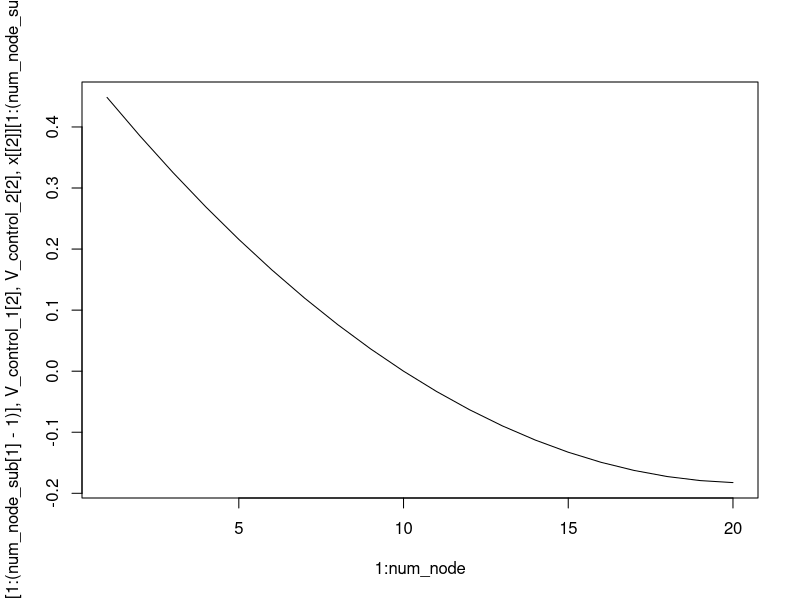

R code for this plot:
### Decentralized optimization using ADMM, full constraint relaxation with appropriate prices, bi-section splitting method
## DC Power Flow Assumption, ignoring reactive power flow

## merit order curve of residual load creation
moc_create <- function(bid_demand, bid_supply, M){
  moc_rl <- matrix(ncol = 4, nrow = 2 * (nrow(bid_demand) + nrow(bid_supply) - 3))
  price_demand_ID <- 1
  price_supply_ID <- 1
  
  price_rl_ID <- 1
  moc_rl[price_rl_ID, 1] <- -M
  moc_rl[price_rl_ID, 2] <- -sum(bid_demand[, 2])
  while(price_rl_ID < nrow(moc_rl) - 1){
    price_rl_ID <- price_rl_ID + 1
    if(bid_demand[price_demand_ID + 1, 1] <= bid_supply[price_supply_ID + 1, 1]){
      price_demand_ID <- price_demand_ID + (price_demand_ID < nrow(bid_demand) - 1)
      moc_rl[price_rl_ID, 1] <- bid_demand[price_demand_ID, 1]
      moc_rl[price_rl_ID, 2] <- moc_rl[price_rl_ID - 1, 2]
      
      price_rl_ID <- price_rl_ID + 1
      moc_rl[price_rl_ID, 1] <- bid_demand[price_demand_ID, 1]
      moc_rl[price_rl_ID, 2] <- moc_rl[price_rl_ID - 1, 2] + bid_demand[price_demand_ID, 2]
    }else{
      price_supply_ID <- price_supply_ID + (price_supply_ID < nrow(bid_supply) - 1)
      moc_rl[price_rl_ID, 1] <- bid_supply[price_supply_ID, 1]
      moc_rl[price_rl_ID, 2] <- moc_rl[price_rl_ID - 1, 2]
      
      price_rl_ID <- price_rl_ID + 1
      moc_rl[price_rl_ID, 1] <- bid_supply[price_supply_ID, 1]
      moc_rl[price_rl_ID, 2] <- moc_rl[price_rl_ID - 1, 2] + bid_supply[price_supply_ID, 2] 
    }
  }
  moc_rl[nrow(moc_rl), 1] <- M
  moc_rl[nrow(moc_rl), 2] <- sum(bid_supply[, 2])
  
  ### Calculate objective
  moc_rl[1, 3] <- -sum(bid_demand[, 1] * bid_demand[, 2])
  for(row_iter in 2:nrow(moc_rl)){
    moc_rl[row_iter, 3] <- moc_rl[row_iter - 1, 3] + moc_rl[row_iter - 1, 1] * (moc_rl[row_iter, 2] - moc_rl[row_iter - 1, 2])
  }
  
  return(moc_rl)
}

### Network Parameters
num_node <- 20
num_line <- num_node - 1
z_img <- 1 / num_line
Cond = diag(rep(1 / z_img, num_line))
V_limit <- pi / 6
I_limit <- 1.2

## Topology of the network
Topology = matrix(nrow = num_line, ncol = 2)
colnames(Topology) = c("From", "To")

for(i in 1:nrow(Topology)){
  Topology[i, ] = c(i, i+1)
}

# Topology in form of Node * Line
NL = matrix(0, ncol = num_node, nrow = num_line)
for(i in 1:num_line){
  NL[i, Topology[i, 1]] = 1
  NL[i, Topology[i, 2]] = -1
}

# ## Equivalent Admittance Matrix
# ## Using inverse matrix is dangerous!!
# Y_eq <- t(NL) %*% Cond %*% NL
# Z_eq <- solve(Y_eq[2:num_node, 2:num_node])

## Split Matrix
num_node_sub <- rep(num_node / 2, 2)
num_line_sub <- c((num_line - 1) / 2, (num_line - 1) / 2)
num_variable <- 2 * num_node_sub + num_line_sub
num_constraints <- num_node_sub + num_line_sub
start_node <- c(0, num_node / 2)
start_line <- c(0, (num_line - 1) / 2 + 1)
A <- list()
green_V <- list()
green_I <- list()
boundary_0 <- list()
for(matrix_iter in 1:2){
  A[[matrix_iter]] <- matrix(0, nrow = num_constraints[matrix_iter], ncol = num_variable[matrix_iter])
  
  # Power Balance Equation
  # S - t(NL) %*% I = 0 
  A[[matrix_iter]][1:num_node_sub[matrix_iter], num_node_sub[matrix_iter] + 1:num_node_sub[matrix_iter]] <- diag(rep(1, num_node_sub[matrix_iter]))
  for(line_iter in 1:num_line_sub[matrix_iter]){
    line_ID <- start_line[matrix_iter] + line_iter
    from_ID <- Topology[line_ID, 1] - start_node[matrix_iter]
    to_ID <- Topology[line_ID, 2] - start_node[matrix_iter]
    
    A[[matrix_iter]][from_ID, 2 * num_node_sub[matrix_iter] + line_iter] <- -1
    if(to_ID <= num_node_sub[matrix_iter]){
      A[[matrix_iter]][to_ID, 2 * num_node_sub[matrix_iter] + line_iter] <- 1
    }
  }
  constraint_now <- num_node_sub[matrix_iter]
  
  # Line Current Equation
  # Y_l %*% NL %*% V - I = 0
  for(line_iter in 1:num_line_sub[matrix_iter]){
    line_ID <- start_line[matrix_iter] + line_iter
    from_ID <- Topology[line_ID, 1] - start_node[matrix_iter]
    to_ID <- Topology[line_ID, 2] - start_node[matrix_iter]    
    
    A[[matrix_iter]][constraint_now + line_iter, from_ID] <- Cond[line_ID, line_ID]
    if(to_ID <= num_node_sub[matrix_iter]){
      A[[matrix_iter]][constraint_now + line_iter, to_ID] <- -Cond[line_ID, line_ID]
    }
    A[[matrix_iter]][constraint_now + line_iter, 2 * num_node_sub[matrix_iter] + line_iter] <- -1
  }
  constraint_now <- num_node_sub[matrix_iter] + num_line_sub[matrix_iter]
  
  # Dirchlet boundary conditions
  if(matrix_iter == 1){
    A[[matrix_iter]] <- A[[matrix_iter]][, -num_node_sub[matrix_iter]]
  }else{
    A[[matrix_iter]] <- A[[matrix_iter]][, 2:ncol(A[[matrix_iter]])]
  }
  
  # boundary vector
  boundary_0[[matrix_iter]] <- rep(0, constraint_now)  
  
  # Green function for voltage and line current
  free_node <- num_node_sub[matrix_iter] - 1
  green_V[[matrix_iter]] <- matrix(0, nrow = free_node, ncol = free_node)
  green_I[[matrix_iter]] <- matrix(0, nrow = free_node, ncol = free_node)
  z_cum <- cumsum(1 / diag(Cond)[start_line[matrix_iter] + 1:num_line_sub[matrix_iter]])
  z_cum <- c(0, z_cum)

  if(matrix_iter < 2){
    for(node_iter_1 in 1:free_node){
      z_L <- z_cum[node_iter_1]
      z_R <- max(z_cum) - z_L
      dV <- z_R

      for(node_iter_2 in 1:free_node){
        if(node_iter_2 <= node_iter_1){
          green_V[[matrix_iter]][node_iter_2, node_iter_1] <- dV
        }else{
          z_L_temp <- z_cum[node_iter_2]
          z_R_temp <- max(z_cum) - z_L_temp
          green_V[[matrix_iter]][node_iter_2, node_iter_1] <- dV * z_R_temp / z_R
        }
      }

      for(line_iter in node_iter_1:(start_line[matrix_iter] + num_line_sub[matrix_iter])){
        green_I[[matrix_iter]][line_iter, node_iter_1] <- 1
      }

      # Dirchlet BC case (keep for future)
      # z_L <- z_cum[node_iter_1]
      # z_R <- z_cum[num_line_sub[matrix_iter]] - z_L
      # dV <- 1 / (1 / z_L + 1 / z_R)
      #
      # for(node_iter_2 in 1:free_node){
      #   z_L_temp <- z_cum[node_iter_2]
      #   if(node_iter_2 <= node_iter_1){
      #     green_V[[matrix_iter]][node_iter_2, node_iter_1] <- dV * z_L_temp / z_L
      #   }else{
      #     z_R_temp <- z_cum[num_line_sub[matrix_iter]] - z_L_temp
      #     green_V[[matrix_iter]][node_iter_2, node_iter_1] <- dV * z_R_temp / z_R
      #   }
      # }
      #
      # for(line_iter in 1:nrow(green_I[[matrix_iter]])){
      #   if(line_iter <= node_iter_1){
      #     green_I[[matrix_iter]][line_iter, node_iter_1] <- -dV / z_L
      #   }else{
      #     green_I[[matrix_iter]][line_iter, node_iter_1] <- dV / z_R
      #   }
      # }
    }
  }else{
    for(node_iter_1 in 1:free_node){
      z_L <- z_cum[node_iter_1 + 1]
      dV <- z_L

      for(node_iter_2 in 1:free_node){
        if(node_iter_2 <= node_iter_1){
          z_L_temp <- z_cum[node_iter_2 + 1]
          green_V[[matrix_iter]][node_iter_2, node_iter_1] <- dV * z_L_temp / z_L
        }else{
          green_V[[matrix_iter]][node_iter_2, node_iter_1] <- dV
        }
      }

      for(line_iter in 1:node_iter_1){
        green_I[[matrix_iter]][line_iter, node_iter_1] <- -1
      }
    }
  }
}
num_variable <- num_variable - 1

### Market Parameters and Cost Functions
price_limit <- c(-500, 3000)

## Cost functions for V and I
# Assign appropriate price to constraints
big_num <- 1E16
cost_coeff_V <- rep(0, 2)
cost_coeff_I <- rep(0, 2)
for(matrix_iter in 1:2){
  for(node_iter_1 in 1:ncol(green_V[[matrix_iter]])){
    # Exchange with boundary
    green_I_temp <- green_I[[matrix_iter]][, node_iter_1]
    green_I_temp <- green_I_temp + big_num * (green_I_temp == 0)
    cost_coeff_V[matrix_iter] <- max(cost_coeff_V[matrix_iter], max(1 / abs(green_V[[matrix_iter]][, node_iter_1])))
    cost_coeff_I[matrix_iter] <- max(cost_coeff_I[matrix_iter], max(1 / abs(green_I_temp)))
    
    # Between nodes
    if(node_iter_1 < ncol(green_V[[matrix_iter]])){
      for(node_iter_2 in (node_iter_1 + 1):ncol(green_V[[matrix_iter]])){
        green_V_temp <- green_V[[matrix_iter]][, node_iter_1] - green_V[[matrix_iter]][, node_iter_2]
        green_V_temp <- green_V_temp + big_num * (green_V_temp == 0)
        green_I_temp <- green_I[[matrix_iter]][, node_iter_1] - green_I[[matrix_iter]][, node_iter_2]
        green_I_temp <- green_I_temp + big_num * (green_I_temp == 0)
        
        cost_coeff_V[matrix_iter] <- max(cost_coeff_V[matrix_iter], max(1 / abs(green_V_temp)))
        cost_coeff_I[matrix_iter] <- max(cost_coeff_I[matrix_iter], max(1 / abs(green_I_temp)))        
      }
    }
  }
}

bid_demand_V <- list()
bid_supply_V <- list()
bid_demand_I <- list()
bid_supply_I <- list()
cost_V <- list()
cost_I <- list()
for(matrix_iter in 1:2){
  bid_demand_V[[matrix_iter]] <- matrix(ncol = 2, nrow = 4)
  bid_demand_V[[matrix_iter]][1, ] <- c(-big_num, 0)
  bid_demand_V[[matrix_iter]][2, ] <- c(-diff(price_limit) * cost_coeff_V[matrix_iter], 1000)
  bid_demand_V[[matrix_iter]][3, ] <- c(0, V_limit)
  bid_demand_V[[matrix_iter]][4, ] <- c(big_num, 0)
  
  bid_supply_V[[matrix_iter]] <- matrix(ncol = 2, nrow = 4)
  bid_supply_V[[matrix_iter]][1, ] <- c(-big_num, 0)
  bid_supply_V[[matrix_iter]][2, ] <- c(0, V_limit)
  bid_supply_V[[matrix_iter]][3, ] <- c(diff(price_limit) * cost_coeff_V[matrix_iter], 1000)
  bid_supply_V[[matrix_iter]][4, ] <- c(big_num, 0)  
  
  cost_V[[matrix_iter]] <- moc_create(bid_demand_V[[matrix_iter]], bid_supply_V[[matrix_iter]], big_num)
  
  bid_demand_I[[matrix_iter]] <- matrix(ncol = 2, nrow = 4)
  bid_demand_I[[matrix_iter]][1, ] <- c(-big_num, 0)
  bid_demand_I[[matrix_iter]][2, ] <- c(-diff(price_limit) * cost_coeff_I[matrix_iter], 1000)
  bid_demand_I[[matrix_iter]][3, ] <- c(0, I_limit)
  bid_demand_I[[matrix_iter]][4, ] <- c(big_num, 0)
  
  bid_supply_I[[matrix_iter]] <- matrix(ncol = 2, nrow = 4)
  bid_supply_I[[matrix_iter]][1, ] <- c(-big_num, 0)
  bid_supply_I[[matrix_iter]][2, ] <- c(0, I_limit)
  bid_supply_I[[matrix_iter]][3, ] <- c(diff(price_limit) * cost_coeff_I[matrix_iter], 1000)
  bid_supply_I[[matrix_iter]][4, ] <- c(big_num, 0)    
  
  cost_I[[matrix_iter]] <- moc_create(bid_demand_I[[matrix_iter]], bid_supply_I[[matrix_iter]], big_num)
}

# Cost functions for S
num_price <- 10
bid_demand <- list()
bid_supply <- list()
moc_rl <- list()
bid_demand[[1]] <- matrix(0, ncol = 2, nrow = 3)
bid_demand[[1]][1, ] <- c(-big_num, 0)
bid_demand[[1]][2, ] <- c(price_limit[1], 1000)
bid_demand[[1]][3, ] <- c(big_num, 0)
bid_supply[[1]] <- matrix(0, ncol = 2, nrow = 4)
bid_supply[[1]][1, ] <- c(-big_num, 0)
bid_supply[[1]][2, ] <- c(0, 2)
bid_supply[[1]][3, ] <- c(price_limit[2], 1000)
bid_supply[[1]][4, ] <- c(big_num, 0)
moc_rl[[1]] <- moc_create(bid_demand[[1]], bid_supply[[1]], big_num)

for(node_iter in 2:num_node){
  bid_demand[[node_iter]] <- matrix(0, ncol = 2, nrow = num_price + 3)
  bid_demand[[node_iter]][1, ] <- c(-big_num, 0)
  bid_demand[[node_iter]][2, ] <- c(price_limit[1], 1000)
  for(price_iter in 1:num_price){
    bid_demand[[node_iter]][price_iter + 2, ] <- c(price_iter, 2 / (num_node - 1) / num_price)
  }
  bid_demand[[node_iter]][num_price + 3, ] <- c(big_num, 0)
  
  bid_supply[[node_iter]] <- matrix(0, ncol = 2, nrow = 3)
  bid_supply[[node_iter]][1, ] <- c(-big_num, 0)
  bid_supply[[node_iter]][2, ] <- c(price_limit[2], 1000)
  bid_supply[[node_iter]][3, ] <- c(big_num, 0)
  
  moc_rl[[node_iter]] <- moc_create(bid_demand[[node_iter]], bid_supply[[node_iter]], big_num)
}

# Group cost functions
cost_x <- list()
for(matrix_iter in 1:2){
  cost_x_temp <- list()
  
  var_ID <- 1
  for(node_iter in 2:num_node_sub[matrix_iter]){
    cost_x_temp[[var_ID]] <- cost_V[[matrix_iter]]
    var_ID <- var_ID + 1
  }
  for(node_iter in 1:num_node_sub[matrix_iter]){
    node_ID <- start_node[matrix_iter] + node_iter
    cost_x_temp[[var_ID]] <- moc_rl[[node_ID]]
    var_ID <- var_ID + 1
  }
  for(line_iter in 1:num_line_sub[matrix_iter]){
    cost_x_temp[[var_ID]] <- cost_I[[matrix_iter]]
    var_ID <- var_ID + 1
  }  
  
  cost_x[[matrix_iter]] <- cost_x_temp
}

### Main optimization process
control_node_ID <- num_node / 2 + 0:1
rho <- 100
tol_error <- 1E-8
tol_root <- 1E-4
sensitivity_x <- list()
for(matrix_iter in 1:2){
  sensitivity_x[[matrix_iter]] <- rep(0, num_variable[matrix_iter])
  for(var_iter in 1:num_variable[matrix_iter]){
    sensitivity_x[[matrix_iter]][var_iter] <- t(A[[matrix_iter]][, var_iter]) %*% A[[matrix_iter]][, var_iter]
  }
}
## Calculate default price gap
for(matrix_iter in 1:2){
  for(var_iter in 1:num_variable[matrix_iter]){
    cost_x[[matrix_iter]][[var_iter]][, 4] <- cost_x[[matrix_iter]][[var_iter]][, 1] / rho + as.vector(sensitivity_x[[matrix_iter]][var_iter] * cost_x[[matrix_iter]][[var_iter]][, 2])
  }  
}
x <- list()
u <- list()
price_margin <- list()
V_control_prev <- rep(0, 2)

V_control_1 <- c()
dV <- V_limit / 2
V_control_1[2] <- 0
V_control_1[1] <- V_control_1[2] - dV
V_control_1[3] <- V_control_1[2] + dV

start_time <- Sys.time()
while(TRUE){
  V_control_2 <- c()
  V_control_lb <- max(-V_limit, V_control_1[2] - I_limit / diag(Cond)[start_line[2]])
  V_control_ub <- min(V_limit, V_control_1[2] + I_limit / diag(Cond)[start_line[2]])
  dV <- V_control_ub - V_control_lb
  dV <- dV / 4
  V_control_2[2] <- V_control_1[2]
  V_control_2[1] <- V_control_2[2] - dV
  V_control_2[3] <- V_control_2[2] + dV
  obj <- rep(NA, 3)
  while(dV > tol_root){
    for(control_iter in 1:3){
      if(!is.na(obj[2])){
        if(control_iter == 2){
          next
        }      
      }
      
      boundary <- boundary_0
      boundary[[1]][num_node_sub[1]] <- V_control_1[2] - V_control_2[control_iter]
      boundary[[1]][num_node_sub[1]] <- boundary[[1]][num_node_sub[1]] * diag(Cond)[start_line[2]]
      boundary[[1]][num_constraints[1]] <- V_control_1[2] * diag(Cond)[start_line[2]]
      boundary[[2]][1] <- V_control_2[control_iter] - V_control_1[2]
      boundary[[2]][1] <- boundary[[2]][1] * diag(Cond)[start_line[2]]
      boundary[[2]][num_node_sub[2] + 1] <- -V_control_2[control_iter] * diag(Cond)[start_line[2]]
      obj[control_iter] <- 0
      
      for(matrix_iter in 1:2){
        # Initialization of prime and dual variables
        x[[matrix_iter]] <- rep(0, num_variable[matrix_iter])
        u[[matrix_iter]] <- rep(0, num_constraints[matrix_iter])
        price_margin[[matrix_iter]] <- rep(0, num_variable[matrix_iter])
        
        while(TRUE){
          obj_temp <- 0
          
          # Update prime variables and associate prices
          for(var_iter in 1:num_variable[matrix_iter]){
            constant <- A[[matrix_iter]] %*% x[[matrix_iter]] - boundary[[matrix_iter]] + u[[matrix_iter]] # Sequential if this is inside the loop for variables
            constant_temp <- constant - x[[matrix_iter]][var_iter] * A[[matrix_iter]][, var_iter]
            inner_prod <- sum(constant_temp * A[[matrix_iter]][, var_iter])
            
            # Update x
            gap_price_ID <- c()
            gap_price_ID[1] <- 1
            gap_price_ID[3] <- nrow(cost_x[[matrix_iter]][[var_iter]])
            gap_price_ID[2] <- (gap_price_ID[1] + gap_price_ID[3]) %/% 2
            while(gap_price_ID[3] - gap_price_ID[1] > 1){
              # gap_rent <- cost_x[[matrix_iter]][[var_iter]][gap_price_ID, 1] + rho * (as.vector(sensitivity_x[[matrix_iter]][var_iter] * cost_x[[matrix_iter]][[var_iter]][gap_price_ID, 2]) + inner_prod)
              gap_rent <- cost_x[[matrix_iter]][[var_iter]][gap_price_ID, 4] + inner_prod
              
              if(gap_rent[1] * gap_rent[2] <= 0){
                gap_price_ID[3] <- gap_price_ID[2]
              }else{
                gap_price_ID[1] <- gap_price_ID[2]
              }
              
              gap_price_ID[2] <- (gap_price_ID[1] + gap_price_ID[3]) %/% 2
            }
            
            # Update price and power
            if(gap_price_ID[1] %% 2 == 0){
              # price fixed case
              price_margin[[matrix_iter]][var_iter] <- cost_x[[matrix_iter]][[var_iter]][gap_price_ID[2], 1]
              x[[matrix_iter]][var_iter] <- (-price_margin[[matrix_iter]][var_iter] / rho - inner_prod) / sensitivity_x[[matrix_iter]][var_iter]
              
              ratio <- x[[matrix_iter]][var_iter] - cost_x[[matrix_iter]][[var_iter]][gap_price_ID[1], 2]
              ratio <- ratio / (cost_x[[matrix_iter]][[var_iter]][gap_price_ID[3], 2] - cost_x[[matrix_iter]][[var_iter]][gap_price_ID[1], 2])
              obj_temp <- obj_temp + (1 - ratio) * cost_x[[matrix_iter]][[var_iter]][gap_price_ID[1], 3]
              obj_temp <- obj_temp + ratio * cost_x[[matrix_iter]][[var_iter]][gap_price_ID[3], 3]
              
            }else{
              # power fixed case
              x[[matrix_iter]][var_iter] <- cost_x[[matrix_iter]][[var_iter]][gap_price_ID[2], 2]
              price_margin[[matrix_iter]][var_iter] <- -rho * (sensitivity_x[[matrix_iter]][var_iter] * x[[matrix_iter]][var_iter] + inner_prod)
              obj_temp <- obj_temp + cost_x[[matrix_iter]][[var_iter]][gap_price_ID[2], 3]
            }
          }
          
          # Update dual variables
          u[[matrix_iter]] <- u[[matrix_iter]] + A[[matrix_iter]] %*% x[[matrix_iter]] - boundary[[matrix_iter]]
          
          # Check convergence
          prime_error <- A[[matrix_iter]] %*% x[[matrix_iter]] - boundary[[matrix_iter]]
          dual_error <-  price_margin[[matrix_iter]] + rho * t(A[[matrix_iter]]) %*% u[[matrix_iter]]
          if(max(prime_error^2, dual_error^2) < tol_error){
            break
          }       
        }
        
        # Update objective value
        obj[control_iter] <- obj[control_iter] + obj_temp
      }
    }
    
    # Choose point with smallest obj value
    dV <- dV / 2
    V_control_2[2] <- V_control_2[which.min(obj)]
    obj[2] <- obj[which.min(obj)]
    V_control_2[1] <- V_control_2[2] - dV
    V_control_2[3] <- V_control_2[2] + dV
  }

  ## Check if solution is degenerate in the feasible voltage range
  # If yes, then the optimal solution is reached by optimizing seperating
  if(abs(max(x[[1]][1:(num_node_sub[1] - 1)], x[[2]][1:(num_node_sub[2] - 1)])) < V_limit){
    break
  }
  
  ## Shift voltage to center 
  V_upper_gap <- V_limit - max(x[[1]][1:(num_node_sub[1] - 1)], x[[2]][1:(num_node_sub[2] - 1)])
  V_lower_gap <- V_limit + min(x[[1]][1:(num_node_sub[1] - 1)], x[[2]][1:(num_node_sub[2] - 1)])
  V_control_1 <- V_control_1 + (V_upper_gap - V_lower_gap) / 2
  V_control_2 <- V_control_2 + (V_upper_gap - V_lower_gap) / 2
  if(abs(V_control_1[2] - V_control_prev[1]) + abs(V_control_2[2] - V_control_prev[2]) < tol_root){
    break
  }  
  V_control_prev[1] <- V_control_1[2]
  V_control_prev[2] <- V_control_2[2]  
  
  ### Optimize V_control_1
  V_control_1 <- c()
  V_control_lb <- max(-V_limit, V_control_2[2] - I_limit / diag(Cond)[start_line[2]])
  V_control_ub <- min(V_limit, V_control_2[2] + I_limit / diag(Cond)[start_line[2]])
  dV <- V_control_ub - V_control_lb
  dV <- dV / 4
  V_control_1[2] <- V_control_2[2]
  V_control_1[1] <- V_control_1[2] - dV
  V_control_1[3] <- V_control_1[2] + dV
  obj <- rep(NA, 3)
  while(dV > tol_root){
    for(control_iter in 1:3){
      if(!is.na(obj[2])){
        if(control_iter == 2){
          next
        }      
      }
      
      boundary <- boundary_0
      boundary[[1]][num_node_sub[1]] <- V_control_1[control_iter] - V_control_2[2]
      boundary[[1]][num_node_sub[1]] <- boundary[[1]][num_node_sub[1]] * diag(Cond)[start_line[2]]
      boundary[[1]][num_constraints[1]] <- V_control_1[control_iter] * diag(Cond)[start_line[2]]
      boundary[[2]][1] <- V_control_2[2] - V_control_1[control_iter]
      boundary[[2]][1] <- boundary[[2]][1] * diag(Cond)[start_line[2]]
      boundary[[2]][num_node_sub[2] + 1] <- -V_control_2[2] * diag(Cond)[start_line[2]]
      obj[control_iter] <- 0
      
      for(matrix_iter in 1:2){
        # Initialization of prime and dual variables
        x[[matrix_iter]] <- rep(0, num_variable[matrix_iter])
        u[[matrix_iter]] <- rep(0, num_constraints[matrix_iter])
        price_margin[[matrix_iter]] <- rep(0, num_variable[matrix_iter])
        
        while(TRUE){
          obj_temp <- 0
          
          # Update prime variables and associate prices
          for(var_iter in 1:num_variable[matrix_iter]){
            constant <- A[[matrix_iter]] %*% x[[matrix_iter]] - boundary[[matrix_iter]] + u[[matrix_iter]] # Sequential if this is inside the loop for variables
            constant_temp <- constant - x[[matrix_iter]][var_iter] * A[[matrix_iter]][, var_iter]
            inner_prod <- sum(constant_temp * A[[matrix_iter]][, var_iter])
            
            # Update x
            gap_price_ID <- c()
            gap_price_ID[1] <- 1
            gap_price_ID[3] <- nrow(cost_x[[matrix_iter]][[var_iter]])
            gap_price_ID[2] <- (gap_price_ID[1] + gap_price_ID[3]) %/% 2
            while(gap_price_ID[3] - gap_price_ID[1] > 1){
              # gap_rent <- cost_x[[matrix_iter]][[var_iter]][gap_price_ID, 1] + rho * (as.vector(sensitivity_x[[matrix_iter]][var_iter] * cost_x[[matrix_iter]][[var_iter]][gap_price_ID, 2]) + inner_prod)
              gap_rent <- cost_x[[matrix_iter]][[var_iter]][gap_price_ID, 4] + inner_prod
              
              if(gap_rent[1] * gap_rent[2] <= 0){
                gap_price_ID[3] <- gap_price_ID[2]
              }else{
                gap_price_ID[1] <- gap_price_ID[2]
              }
              
              gap_price_ID[2] <- (gap_price_ID[1] + gap_price_ID[3]) %/% 2
            }
            
            # Update price and power
            if(gap_price_ID[1] %% 2 == 0){
              # price fixed case
              price_margin[[matrix_iter]][var_iter] <- cost_x[[matrix_iter]][[var_iter]][gap_price_ID[2], 1]
              x[[matrix_iter]][var_iter] <- (-price_margin[[matrix_iter]][var_iter] / rho - inner_prod) / sensitivity_x[[matrix_iter]][var_iter]
              
              ratio <- x[[matrix_iter]][var_iter] - cost_x[[matrix_iter]][[var_iter]][gap_price_ID[1], 2]
              ratio <- ratio / (cost_x[[matrix_iter]][[var_iter]][gap_price_ID[3], 2] - cost_x[[matrix_iter]][[var_iter]][gap_price_ID[1], 2])
              obj_temp <- obj_temp + (1 - ratio) * cost_x[[matrix_iter]][[var_iter]][gap_price_ID[1], 3]
              obj_temp <- obj_temp + ratio * cost_x[[matrix_iter]][[var_iter]][gap_price_ID[3], 3]
              
            }else{
              # power fixed case
              x[[matrix_iter]][var_iter] <- cost_x[[matrix_iter]][[var_iter]][gap_price_ID[2], 2]
              price_margin[[matrix_iter]][var_iter] <- -rho * (sensitivity_x[[matrix_iter]][var_iter] * x[[matrix_iter]][var_iter] + inner_prod)
              obj_temp <- obj_temp + cost_x[[matrix_iter]][[var_iter]][gap_price_ID[2], 3]
            }
          }
          
          # Update dual variables
          u[[matrix_iter]] <- u[[matrix_iter]] + A[[matrix_iter]] %*% x[[matrix_iter]] - boundary[[matrix_iter]]
          
          # Check convergence
          prime_error <- A[[matrix_iter]] %*% x[[matrix_iter]] - boundary[[matrix_iter]]
          dual_error <-  price_margin[[matrix_iter]] + rho * t(A[[matrix_iter]]) %*% u[[matrix_iter]]
          if(max(prime_error^2, dual_error^2) < tol_error){
            break
          }       
        }
        
        # Update objective value
        obj[control_iter] <- obj[control_iter] + obj_temp
      }
    }
    
    # Choose point with smallest obj value
    dV <- dV / 2
    V_control_1[2] <- V_control_1[which.min(obj)]
    obj[2] <- obj[which.min(obj)]
    V_control_1[1] <- V_control_1[2] - dV
    V_control_1[3] <- V_control_1[2] + dV
  }
  
  ## Check if solution is degenerate in the feasible voltage range
  # If yes, then the optimal solution is reached by optimizing seperating
  if(abs(max(x[[1]][1:(num_node_sub[1] - 1)], x[[2]][1:(num_node_sub[2] - 1)])) < V_limit){
    break
  }
  
  ## Shift voltage to center 
  V_upper_gap <- V_limit - max(x[[1]][1:(num_node_sub[1] - 1)], x[[2]][1:(num_node_sub[2] - 1)])
  V_lower_gap <- V_limit + min(x[[1]][1:(num_node_sub[1] - 1)], x[[2]][1:(num_node_sub[2] - 1)])
  V_control_1 <- V_control_1 + (V_upper_gap - V_lower_gap) / 2
  V_control_2 <- V_control_2 + (V_upper_gap - V_lower_gap) / 2
  if(abs(V_control_1[2] - V_control_prev[1]) + abs(V_control_2[2] - V_control_prev[2]) < tol_root){
    break
  }
  V_control_prev[1] <- V_control_1[2]
  V_control_prev[2] <- V_control_2[2]
}
end_time <- Sys.time()
end_time - start_time
(end_time - start_time) * 60

print(c(V_control_1[2], V_control_2[2]))
plot(1:num_node, c(x[[1]][1:(num_node_sub[1] - 1)], V_control_1[2], V_control_2[2], x[[2]][1:(num_node_sub[2] - 1)]), type = "l")